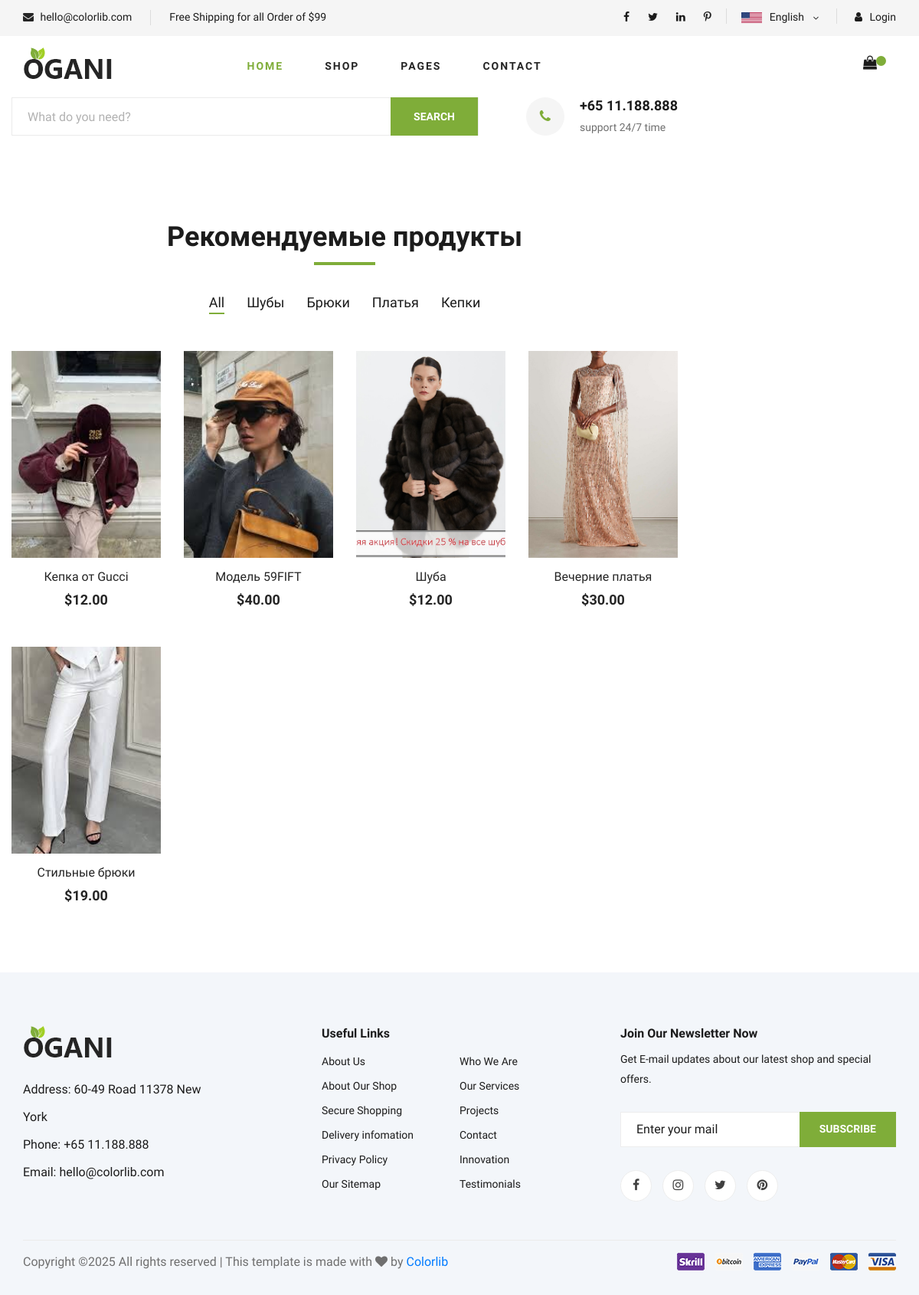
The page /shop-grid/ on the database its author committed.
### market/models.py (models this page shows, shortened)
class CategoryClothing(models.Model):
    name = models.CharField(max_length=50)
    slug = models.SlugField(max_length=200, unique=True)
    class Meta:
        verbose_name = 'Категория'
        verbose_name_plural = 'Категории'

class ProductClothing(models.Model):
    category = models.ForeignKey(CategoryClothing, related_name='products', on_delete=models.CASCADE, verbose_name="Категория", null=True, blank=True)
    name = models.CharField(max_length=100, verbose_name="Название")
    slug = models.SlugField(max_length=200)
    price = models.DecimalField(max_digits=10, decimal_places=2, verbose_name="Цена")
    description = models.TextField(verbose_name="Описание")
    rating = models.PositiveSmallIntegerField(default=5, verbose_name="Рейтинг")
    reviews = models.PositiveIntegerField(default=0, verbose_name="Количество отзывов")
    image = models.ImageField(upload_to='products/', verbose_name="Изображение")
    in_stock = models.BooleanField(default=True, verbose_name="В наличии")
    created_at = models.DateTimeField(auto_now_add=True, null=True, blank=True, verbose_name="Дата создания")
    class Meta:
        verbose_name = "Товар"
        verbose_name_plural = "Товары"

### market/views.py (the view)
# urls.py: path('shop-grid/', views.shop_grid, name='shop-grid'),
def shop_grid(request, slug=None):
    categories = CategoryClothing.objects.all()
    if slug:
        category = get_object_or_404(CategoryClothing, slug=slug)
        products = ProductClothing.objects.filter(category=category)
    else:
        products = ProductClothing.objects.all()
    return render(request, 'market/shop-grid.html', {
        'categories': categories,
        'products': products,
        'current_category_slug': slug,  # Передаем текущий категорий в шаблон
    })

### market/templates/market/shop-grid.html (shortened to what this page needs)
{% extends 'market/base.html' %}
{% load static %}
{% block content %}
 <section class="featured spad">
        <div class="container">
            <div class="row">
    <div class="col-lg-12">
        <div class="section-title">
            <h2>Рекомендуемые продукты </h2>
        </div>
        <div class="featured__controls">
            <ul>
                <li class="active" data-filter="*">All</li>
                {% for category in categories %}
                <li data-filter=".{{ category.slug }}">{{ category.name }}</li>
                {% endfor %}
            </ul>
        </div>
    </div>
</div>
            </div>
            <div class="row featured__filter">
                {% for product in products %}
                <div class="col-lg-3 col-md-4 col-sm-6 mix {{ product.category.slug }}">
                    <div class="featured__item">
                        <div class="featured__item__pic set-bg" data-setbg="{{ product.image.url }}">
                        </div>
                        <div class="featured__item__text">
                            <h6><a href="{% url 'market:shop-details' slug=product.slug %}">{{ product.name }}</a></h6>
                            <h5>${{ product.price }}</h5>
                        </div>
                    </div>
                </div>
                {% endfor %}
            </div>
        </div>
 {% endblock %}

### market/templates/market/base.html (shortened to what this page needs)
{% load static i18n %}
<!DOCTYPE html>
<html lang="zxx">
<head>
    <link rel="stylesheet" href="{% static 'css/bootstrap.min.css' %}" type="text/css">
    <link rel="stylesheet" href="{% static 'css/font-awesome.min.css' %}" type="text/css">
    <link rel="stylesheet" href="{% static 'css/elegant-icons.css' %}" type="text/css">
    <link rel="stylesheet" href="{% static 'css/nice-select.css' %}" type="text/css">
    <link rel="stylesheet" href="{% static 'css/jquery-ui.min.css' %}" type="text/css">
    <link rel="stylesheet" href="{% static 'css/owl.carousel.min.css' %}" type="text/css">
    <link rel="stylesheet" href="{% static 'css/slicknav.min.css' %}" type="text/css">
    <link rel="stylesheet" href="{% static 'css/style.css' %}" type="text/css">
</head>
<body>
    <header class="header">
        <div class="header__top">
            <div class="container">
                <div class="row">
                    <div class="col-lg-6 col-md-6">
                        <div class="header__top__left">
                            <ul>
                                <li><i class="fa fa-envelope"></i> hello@colorlib.com</li>
                                <li>Free Shipping for all Order of $99</li>
                            </ul>
                        </div>
                    </div>
                    <div class="col-lg-6 col-md-6">
                        <div class="header__top__right">
                            <div class="header__top__right__social">
                                <a href="#"><i class="fa fa-facebook"></i></a>
                                <a href="#"><i class="fa fa-twitter"></i></a>
                                <a href="#"><i class="fa fa-linkedin"></i></a>
                                <a href="#"><i class="fa fa-pinterest-p"></i></a>
                            </div>
                            <div class="header__top__right__language">
                                <img src="{% static 'img/language.png' %}" alt="">
                                <div>English</div>
                                <span class="arrow_carrot-down"></span>
                            </div>
                            <div class="header__top__right__auth">
                                {% if user.is_authenticated %}
                                <a href="{% url 'user:logout' %}"><i class="bi bi-box-arrow-right"></i> Logout</a>
                                {% else %}
                                <a href="{% url 'user:register' %}"><i class="fa fa-user"></i> Login</a> {% endif %}
                            </div>
                        </div>
                    </div>
                </div>
            </div>
        </div>
        <div class="container">
            <div class="row">
                <div class="col-lg-3">
                    <div class="header__logo">
                        <a href="{% url 'market:index' %}"><img src="{% static 'img/logo.png' %}" alt=""></a>
                    </div>
                </div>
                <div class="col-lg-6">
                    <nav class="header__menu">
                        <ul>
                            <li class="active"><a href="{% url 'market:index' %}">Home</a></li>
                            <li><a href="{% url 'market:shop-grid' %}">Shop</a></li>
                            <li><a href="#">Pages</a>
                            </li>
                            <li><a href="{% url 'user:contact' %}">Contact</a></li>
                        </ul>
                    </nav>
                </div>
                <div class="col-lg-3">
                    <div class="header__cart">
                        <ul>
                            <li><a href="{% url 'market:shoping-cart' %}"><i class="fa fa-shopping-bag"></i> <span></span></a></li>
                        </ul>
                    </div>
                </div>
            </div>
        </div>
    </header>
          <div class="col-lg-9">
                   <div class="hero__search">
    <div class="hero__search__form">
        <form method="GET" action="{% url 'market:search' %}">
            <input type="text" name="q" placeholder="What do you need?" value="{{ request.GET.q }}">
            <button type="submit" class="site-btn">SEARCH</button>
        </form>
    </div>
    <div class="hero__search__phone">
        <div class="hero__search__phone__icon">
            <i class="fa fa-phone"></i>
        </div>
        <div class="hero__search__phone__text">
            <h5>+65 11.188.888</h5>
            <span>support 24/7 time</span>
        </div>
    </div>
</div>
{% block content %}
{% endblock content %}
   <footer class="footer spad">
        <div class="container">
            <div class="row">
                <div class="col-lg-3 col-md-6 col-sm-6">
                    <div class="footer__about">
                        <div class="footer__about__logo">
                            <a href="{% url 'market:index' %}"><img src="{% static 'img/logo.png' %}" alt=""></a>
                        </div>
                        <ul>
                            <li>Address: 60-49 Road 11378 New York</li>
                            <li>Phone: +65 11.188.888</li>
                            <li>Email: hello@colorlib.com</li>
                        </ul>
                    </div>
                </div>
                <div class="col-lg-4 col-md-6 col-sm-6 offset-lg-1">
                    <div class="footer__widget">
                        <h6>Useful Links</h6>
                        <ul>
                            <li><a href="#">About Us</a></li>
                            <li><a href="#">About Our Shop</a></li>
                            <li><a href="#">Secure Shopping</a></li>
                            <li><a href="#">Delivery infomation</a></li>
                            <li><a href="#">Privacy Policy</a></li>
                            <li><a href="#">Our Sitemap</a></li>
                        </ul>
                        <ul>
                            <li><a href="#">Who We Are</a></li>
                            <li><a href="#">Our Services</a></li>
                            <li><a href="#">Projects</a></li>
                            <li><a href="#">Contact</a></li>
                            <li><a href="#">Innovation</a></li>
                            <li><a href="#">Testimonials</a></li>
                        </ul>
                    </div>
                </div>
                <div class="col-lg-4 col-md-12">
                    <div class="footer__widget">
                        <h6>Join Our Newsletter Now</h6>
                        <p>Get E-mail updates about our latest shop and special offers.</p>
                        <form action="#">
                            <input type="text" placeholder="Enter your mail">
                            <button type="submit" class="site-btn">Subscribe</button>
                        </form>
                        <div class="footer__widget__social">
                            <a href="#"><i class="fa fa-facebook"></i></a>
                            <a href="#"><i class="fa fa-instagram"></i></a>
                            <a href="#"><i class="fa fa-twitter"></i></a>
                            <a href="#"><i class="fa fa-pinterest"></i></a>
                        </div>
                    </div>
                </div>
            </div>
            <div class="row">
                <div class="col-lg-12">
                    <div class="footer__copyright">
                        <div class="footer__copyright__text"><p>
  Copyright &copy;<script>document.write(new Date().getFullYear());</script> All rights reserved | This template is made with <i class="fa fa-heart" aria-hidden="true"></i> by <a href="https://colorlib.com" target="_blank">Colorlib</a>
  </p></div>
                        <div class="footer__copyright__payment"><img src="{% static 'img/payment-item.png' %}" alt=""></div>
                    </div>
                </div>
            </div>
        </div>
    </footer>
</body>
</html>

### rows shown on the page
CategoryClothing: name "Шубы"
CategoryClothing: name "Брюки"
CategoryClothing: name "Платья"
CategoryClothing: name "Кепки"
ProductClothing: shows a picture, name "Кепка от Gucci", price "12.00"
ProductClothing: shows a picture, name "Модель 59FIFT", price "40.00"
ProductClothing: shows a picture, name "Шуба", price "12.00"
ProductClothing: shows a picture, name "Вечерние платья", price "30.00"
ProductClothing: shows a picture, name "Стильные брюки", price "19.00"
